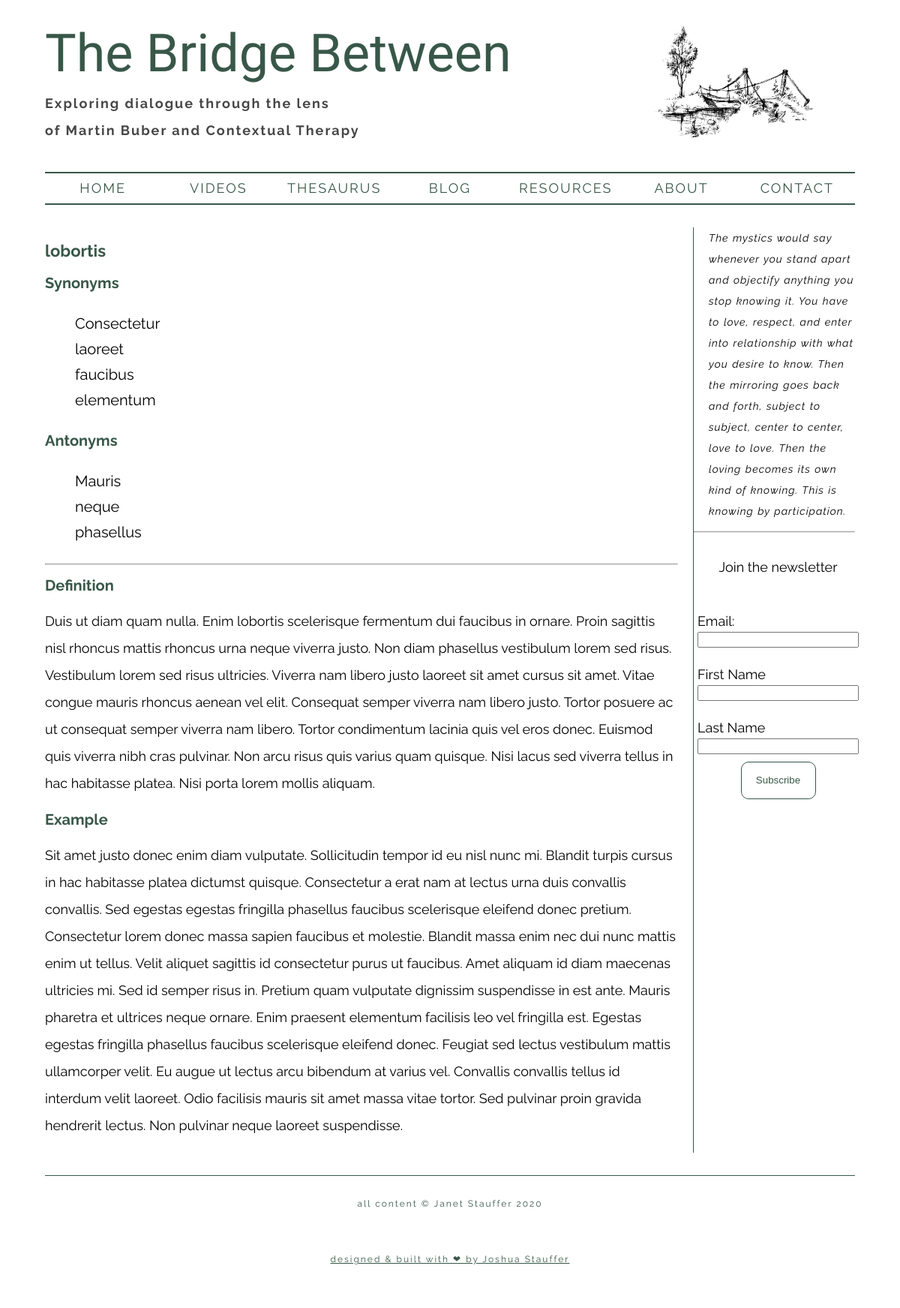
/alt-thesaurus-7, run on the app's committed database.
### app/models.py (models this page shows, shortened)
class Node(db.Model):
    __tablename__ = 'nodes'
    id = db.Column(db.Integer, primary_key=True)
    title = db.Column(db.String(32), nullable=True, default='')
    definition = db.Column(db.Text(), nullable=True, default='')
    example = db.Column(db.Text(), nullable=True, default='')
    published = db.Column(db.Boolean, default=False)
    order = db.Column(db.Integer)
    _synonyms = db.Column(db.Text(), nullable=True)
    _antonyms = db.Column(db.Text(), nullable=True)
    @property
    def synonyms(self):
        if self._synonyms:
            return self._synonyms.split(',')
        return []
    @property
    def antonyms(self):
        if self._antonyms:
            return self._antonyms.split(',')
        return []
    @classmethod
    def get_alt_term(cls, id):
        if not id:
            nodes = cls.query \
                .filter_by(published=True) \
                .order_by(cls.order) \
                .all()
            node = nodes[0]
        else:
            node = cls.query.filter_by(id=id).first_or_404()
        all_nodes = cls.query.filter_by(published=True).all()
        node_dict = {n.title: n.id for n in all_nodes}
        return {
            'id': node.id,
            'title': node.title,
            'text': node.text,
            'example': node.example,
            'published': node.published,
            'synonyms': [(n, node_dict.get(n, None)) for n in node.synonyms],
            'antonyms': [(n, node_dict.get(n, None)) for n in node.antonyms]
        }
    @property
    def text(self):
        return self.definition

### app/main.py (the view)
@bp.route('/alt-thesaurus-<id>')
def alt_thesaurus_by_id(id):
    term = Node.get_alt_term(id)
    print(f'got term, it is ', term)
    return render_template('alt_thesaurus.html', term=term)

### app/templates/alt_thesaurus.html
{% extends 'base.html' %}
{% block body %}
  <main>
    <h2 class="main-header">{{ term['title'] }}</h2>
    <h3 class="item-header">Synonyms</h3>
    <ul class="alt-thesaurus-list">
    {% for word in term['synonyms'] %}
      {% if word[1] %}
        <li><a class="item-link" href="{{ url_for('main.alt_thesaurus_by_id', id=word[1]) }}">{{ word[0] }}</a></li>
      {% else %}
        <li>{{ word[0] }}</li>
      {% endif %}
    {% endfor %}
    </ul>
    <h3 class="item-header">Antonyms</h3>
    <ul class="alt-thesaurus-list">
    {% for word in term['antonyms'] %}
      {% if word[1] %}
        <li><a class="item-link" href="{{ url_for('main.alt_thesaurus_by_id', id=word[1]) }}">{{ word[0] }}</a></li>
      {% else %}
        <li>{{ word[0] }}</li>
      {% endif %}
    {% endfor %}
    </ul>
    <hr>
    <h3 class="item-header">Definition</h3>
    <p class="item-text" >{{ term['text'] }}</p>
    <h3 class="item-header">Example</h3>
    <p class="item-text">{{ term['example'] }}</p>
  </main>
{% endblock %}

### app/static/styles.css (style rules this page uses)
html { font-size: 10px; font-family: "Raleway", sans-serif; }
h1, h3 { font-family: "Raleway", sans-serif; color: #385749ff; }
p, blockquote, a { font-family: "Raleway", sans-serif; }
h2 { font-family: "Raleway", sans-serif; }
h3 { font-size: 2rem; margin: 0; }
p, a { font-size: 1.5rem; }
@media screen and (min-width: 887px) { p, a { font-size: 1.8rem; } }
p { line-height: 2em; }
main .main-header { font-family: "Raleway", sans-serif; color: #385749ff; font-size: 2.2rem; }
@media screen and (min-width: 887px) { main { font-size: 3rem; } }
main .item-text { font-family: "Raleway", sans-serif; }
body { width: 90%; max-width: 1200px; padding: 2.5%; background-color: #ffffffff; margin: 0 auto 0 auto; }
main { -ms-grid-row: 3; -ms-grid-column: 1; grid-area: main; }
main { height: auto; margin-right: 20px; min-height: 55vh; }
main .alt-thesaurus-list li { list-style: none; font-size: 2rem; margin-bottom: 10px; }

### data on the page
Node: title "lobortis", text "Duis ut diam quam nulla. Enim lobortis scelerisque fermentum dui faucibus in ornare. Proin sagittis nisl rhoncus mattis rhoncus urna neque viverra justo. Non diam phasellus vestibulum lorem sed risus. Vestibulum lorem sed risus ultricies. Viverra nam libero justo laoreet sit amet cursus sit amet. Vitae congue mauris rhoncus aenean vel elit. Consequat semper viverra nam libero justo. Tortor posuere ac ut consequat semper viverra nam libero. Tortor condimentum lacinia quis vel eros donec. Euismod quis viverra nibh cras pulvinar. Non arcu risus quis varius quam quisque. Nisi lacus sed viverra tellus in hac habitasse platea. Nisi porta lorem mollis aliquam.", example "Sit amet justo donec enim diam vulputate. Sollicitudin tempor id eu nisl nunc mi. Blandit turpis cursus in hac habitasse platea dictumst quisque. Consectetur a erat nam at lectus urna duis convallis convallis. Sed egestas egestas fringilla phasellus faucibus scelerisque eleifend donec pretium. Consectetur lorem donec massa sapien faucibus et molestie. Blandit massa enim nec dui nunc mattis enim ut tellus. Velit aliquet sagittis id consectetur purus ut faucibus. Amet aliquam id diam maecenas ultricies mi. Sed id semper risus in. Pretium quam vulputate dignissim suspendisse in est ante. Mauris pharetra et ultrices neque ornare. Enim praesent elementum facilisis leo vel fringilla est. Egestas…"

### other printed values
{{ word[0] }} "Consectetur" "laoreet" "faucibus" "elementum"
{{ word[0] }} "Mauris" "neque" "phasellus"
